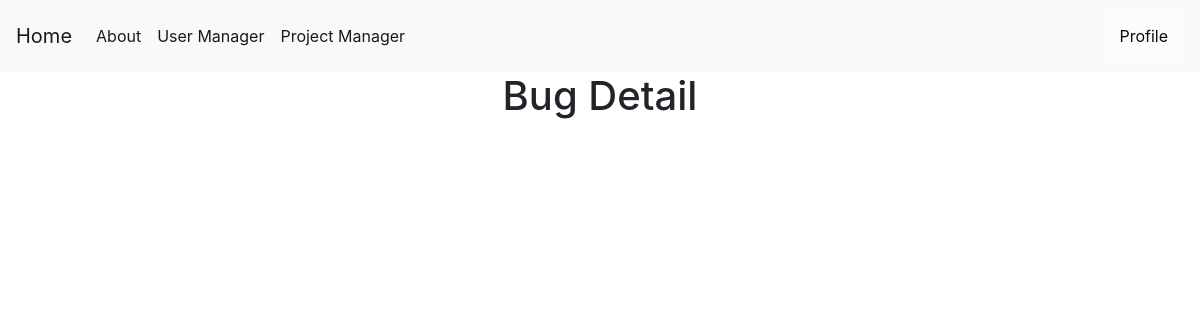
The app's page /bug-detail/1 (signed in), older data.
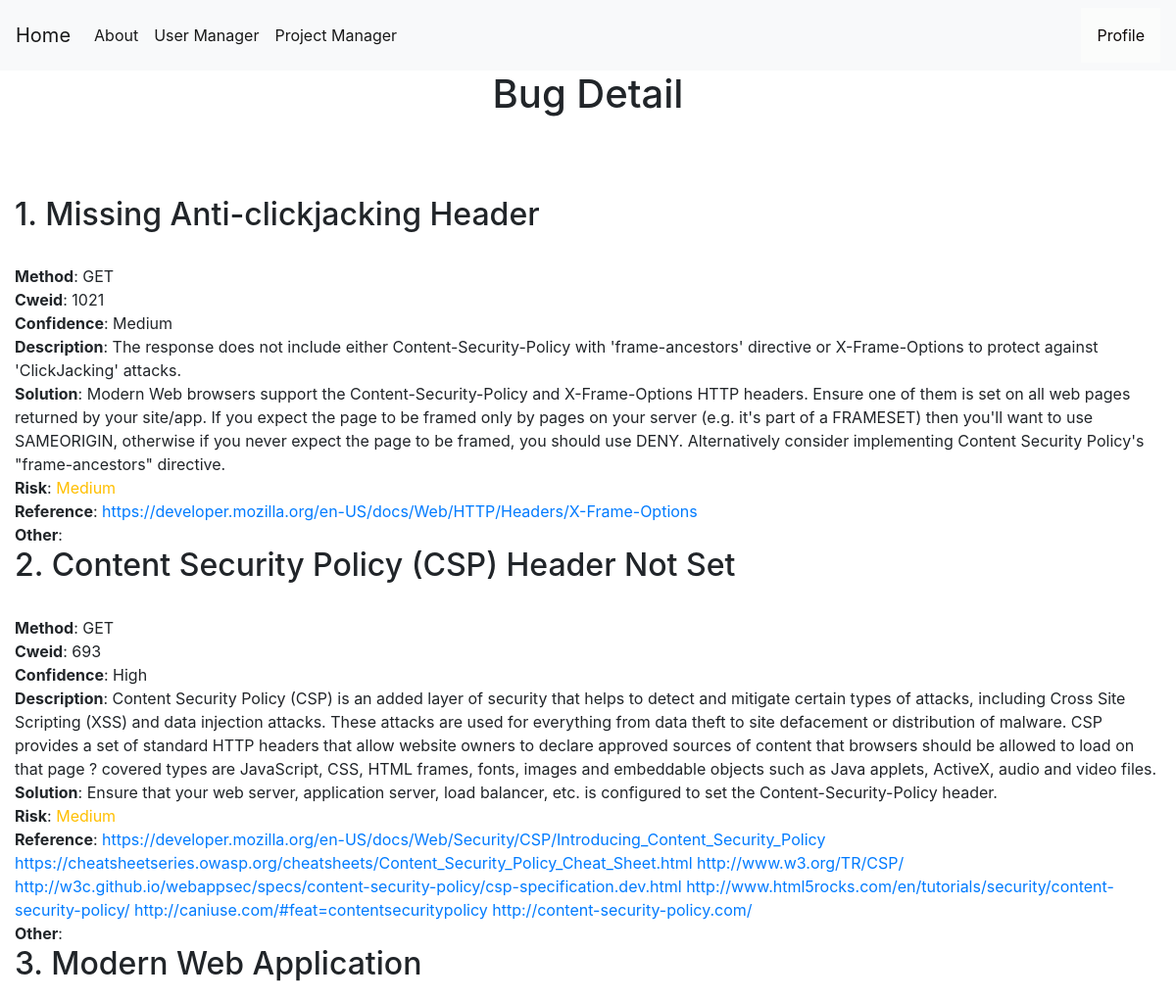
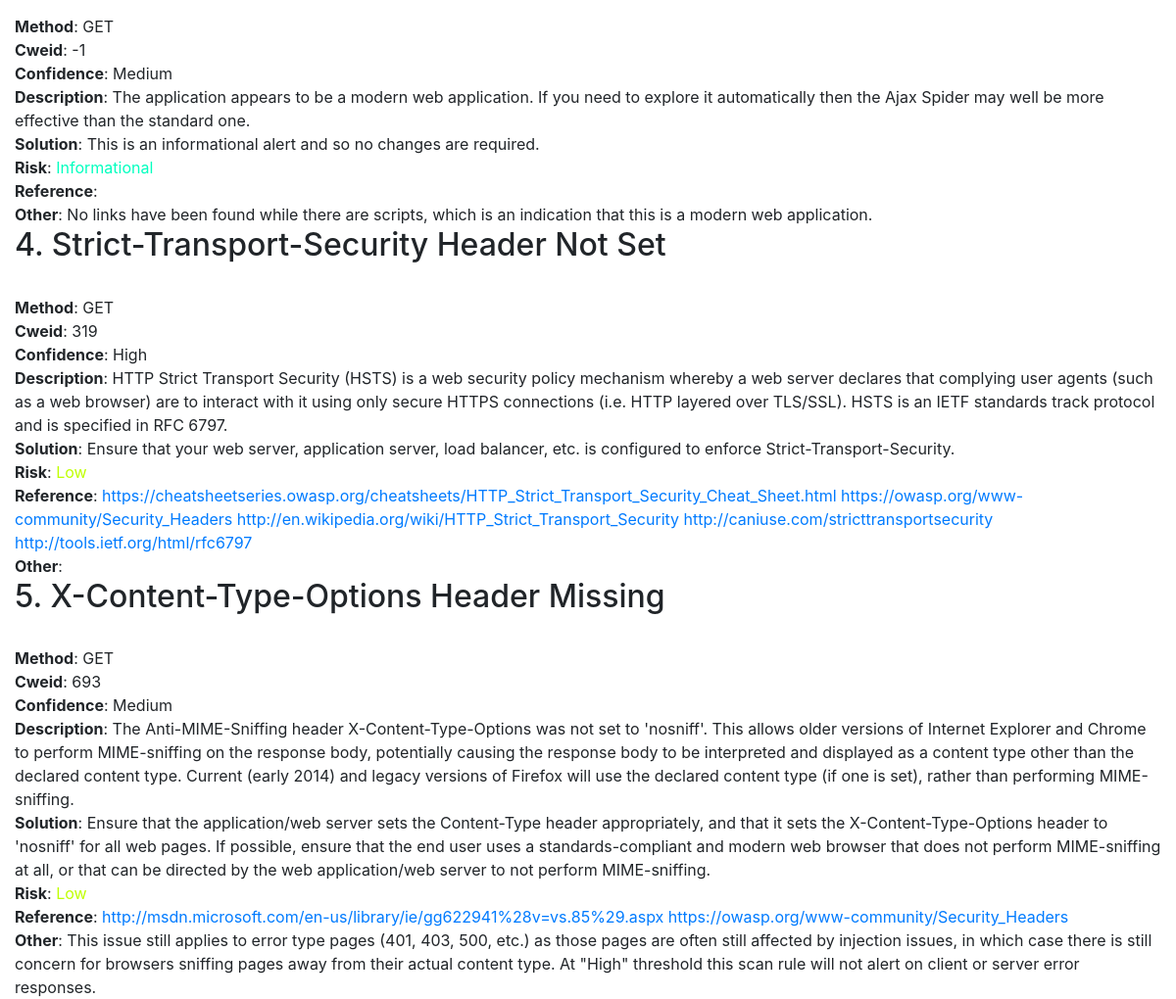
The same page, newer data (2 pictures, top to bottom).
### tables this page shows
CREATE TABLE bugs (
    bugid INTEGER PRIMARY KEY AUTOINCREMENT,
    requestid INTEGER NOT NULL,
    name TEXT NOT NULL,
    method TEXT NOT NULL,
    cweid TEXT NOT NULL,
    confidence TEXT NOT NULL,
    description TEXT NOT NULL,
    solution TEXT NOT NULL,
    risk TEXT NOT NULL,
    reference TEXT NOT NULL,
    other TEXT NOT NULL,
    pentester INTEGER,
    FOREIGN KEY (pentester) REFERENCES users(userid) ON DELETE CASCADE
    FOREIGN KEY (requestid) REFERENCES requests(requestid) ON DELETE CASCADE
);

### app.py (the view)
@app.route('/bug-detail/<int:id>', methods=('GET', 'POST'))
def bug_detail(id):
    msg = ''
    conn = get_db_connection()
    if session["userid"] == None:
        return redirect(url_for('login'))
    conn = get_db_connection()
    bugs = total = conn.execute('SELECT * FROM bugs WHERE requestid = ?',(id,)).fetchall()
    return render_template('bug_detail.html',bugs=bugs,msg=msg)

### app.py (called while the page is built)
def get_db_connection():
    conn = sqlite3.connect('database.db')
    conn.row_factory = sqlite3.Row
    return conn

### templates/bug_detail.html (shortened to what this page needs)
{% extends 'base.html' %}
{% block content %}
    <center><h1>{% block title %}  Bug Detail  {% endblock %}</h1></center>
    <link rel= "stylesheet" type= "text/css" href= "{{ url_for('static',filename='css/showuser.css') }}">
  {% for bug in bugs %}
    <h2>{{ loop.index }}. {{bug.name}}</h2></br>
    <b>Method</b>: {{bug.method}}<br>
    <b>Cweid</b>: {{bug.cweid}}</br>
    <b>Confidence</b>: {{bug.confidence}}</br>
    <b>Description</b>: {{bug.description}}</br>
    <b>Solution</b>: {{bug.solution}}</br>
    <b>Risk</b>:
    {% if bug.risk == "Informational" %}
    <a style="color:#00ffbf;">{{bug.risk}}</a></br>
    {% elif bug.risk == "Low" %}
    <a style="color:#bfff00;">{{bug.risk}}</a></br>
    {% elif bug.risk == "Medium" %}
    <a style="color:#ffbf00;">{{bug.risk}}</a></br>
    {% elif bug.risk == "High" %}
    <a style="color:#ff0000;">{{bug.risk}}</a></br>
    {% elif bug.risk == "Critical" %}
    <a style="color:#8000ff;" >{{bug.risk}}</a></br>
    {% endif %}
    <b>Reference</b>: <a href="{{bug.reference}}">{{bug.reference}}</a></br>
    <b>Other</b>: {{bug.other}}</br>
  {% endfor %}
{% endblock %}

Row changes from the older to the newer data that the page shows:
now on this page (row edited): bugs: name "Missing Anti-clickjacking Header", method "GET", cweid "1021", confidence "Medium", description "The response does not include either Content-Security-Policy with 'frame-ancestors' directive or X-Frame-Options to protect against 'ClickJacking' attacks.", solution "Modern Web browsers support the Content-Security-Policy and X-Frame-Options HTTP headers. Ensure one of them is set on all web pages returned by your site/app. If you expect the page to be framed only by pages on your server (e.g. it's part of a FRAMESET) then you'll want to use SAMEORIGIN, otherwise if you never expect the page to be framed, you should use DENY. Alternatively consider implementing Content Security Policy's \"frame-ancestors\" directive.", risk "Medium", reference "https://developer.mozilla.org/en-US/docs/Web/HTTP/Headers/X-Frame-Options"
now on this page (row edited): bugs: name "Content Security Policy (CSP) Header Not Set", method "GET", cweid "693", confidence "High", description "Content Security Policy (CSP) is an added layer of security that helps to detect and mitigate certain types of attacks, including Cross Site Scripting (XSS) and data injection attacks. These attacks are used for everything from data theft to site defacement or distribution of malware. CSP provides a set of standard HTTP headers that allow website owners to declare approved sources of content that browsers should be allowed to load on that page ? covered types are JavaScript, CSS, HTML frames, fonts, images and embeddable objects such as Java applets, ActiveX, audio and video files.", solution "Ensure that your web server, application server, load balancer, etc. is configured to set the Content-Security-Policy header.", risk "Medium", reference "https://developer.mozilla.org/en-US/docs/Web/Security/CSP/Introducing_Content_Security_Policy https://cheatsheetseries.owasp.org/cheatsheets/Content_Security_Policy_Cheat_Sheet.html http://www.w3.org/TR/CSP/ http://w3c.github.io/webappsec/specs/content-security-policy/csp-specification.dev.html http://www.html5rocks.com/en/tutorials/security/content-security-policy/ http://caniuse.com/#feat=contentsecuritypolicy http://content-security-policy.com/"
now on this page (row edited): bugs: name "Modern Web Application", method "GET", cweid "-1", confidence "Medium", description "The application appears to be a modern web application. If you need to explore it automatically then the Ajax Spider may well be more effective than the standard one.", solution "This is an informational alert and so no changes are required.", risk "Informational", other "No links have been found while there are scripts, which is an indication that this is a modern web application."
now on this page (row edited): bugs: name "Strict-Transport-Security Header Not Set", method "GET", cweid "319", confidence "High", description "HTTP Strict Transport Security (HSTS) is a web security policy mechanism whereby a web server declares that complying user agents (such as a web browser) are to interact with it using only secure HTTPS connections (i.e. HTTP layered over TLS/SSL). HSTS is an IETF standards track protocol and is specified in RFC 6797.", solution "Ensure that your web server, application server, load balancer, etc. is configured to enforce Strict-Transport-Security.", risk "Low", reference "https://cheatsheetseries.owasp.org/cheatsheets/HTTP_Strict_Transport_Security_Cheat_Sheet.html https://owasp.org/www-community/Security_Headers http://en.wikipedia.org/wiki/HTTP_Strict_Transport_Security http://caniuse.com/stricttransportsecurity http://tools.ietf.org/html/rfc6797"
now on this page (row edited): bugs: name "X-Content-Type-Options Header Missing", method "GET", cweid "693", confidence "Medium", description "The Anti-MIME-Sniffing header X-Content-Type-Options was not set to 'nosniff'. This allows older versions of Internet Explorer and Chrome to perform MIME-sniffing on the response body, potentially causing the response body to be interpreted and displayed as a content type other than the declared content type. Current (early 2014) and legacy versions of Firefox will use the declared content type (if one is set), rather than performing MIME-sniffing.", solution "Ensure that the application/web server sets the Content-Type header appropriately, and that it sets the X-Content-Type-Options header to 'nosniff' for all web pages. If possible, ensure that the end user uses a standards-compliant and modern web browser that does not perform MIME-sniffing at all, or that can be directed by the web application/web server to not perform MIME-sniffing.", risk "Low", reference "http://msdn.microsoft.com/en-us/library/ie/gg622941%28v=vs.85%29.aspx https://owasp.org/www-community/Security_Headers", other "This issue still applies to error type pages (401, 403, 500, etc.) as those pages are often still affected by injection issues, in which case there is still concern for browsers sniffing pages away from their actual content type. At \"High\" threshold this scan rule will not alert on client or server error responses."
